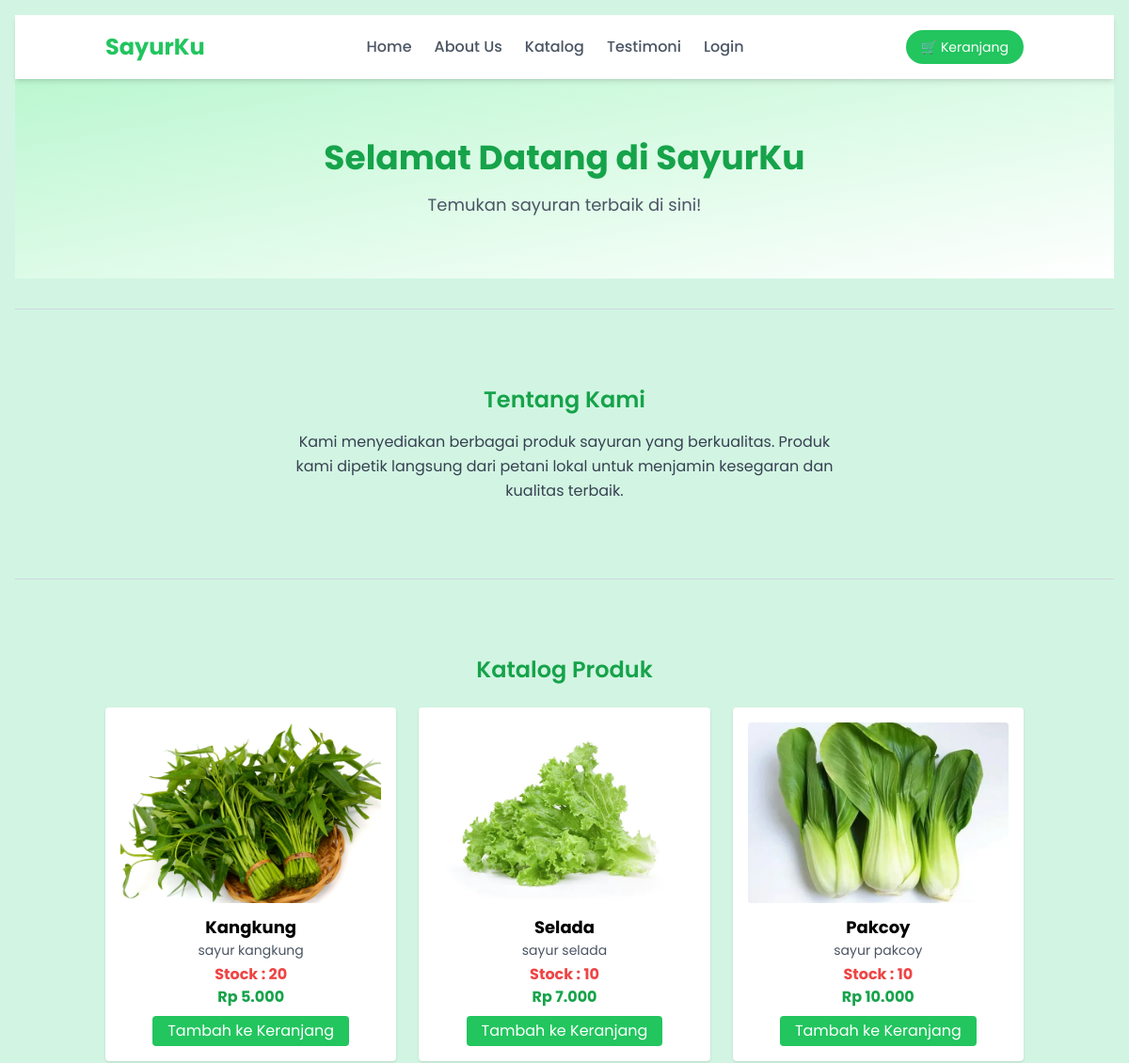
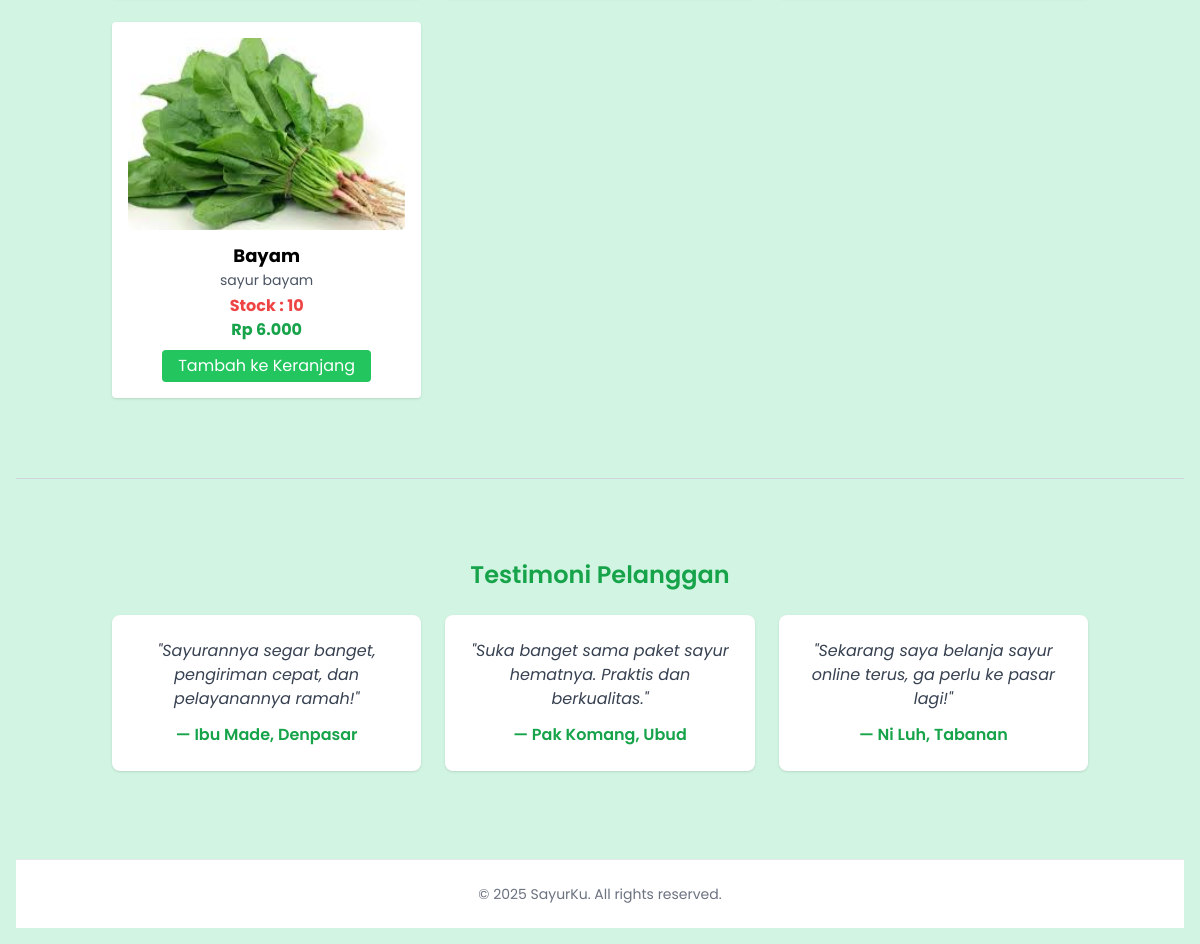
The page / on the database its author committed (2 pictures, top to bottom).
### tables this page shows
CREATE TABLE `products` (
  `id` int(11) NOT NULL,
  `name` varchar(100) NOT NULL,
  `description` text DEFAULT NULL,
  `stock` int(11) NOT NULL,
  `price` decimal(10,2) NOT NULL,
  `image` varchar(255) DEFAULT NULL
);

### index.php (the view, shortened to what this page needs)
<?php include 'db.php'; session_start(); ?>
<!DOCTYPE html>
<html lang="en">
<head>
  <script src="https://cdn.tailwindcss.com"></script>
</head>
<body class="bg-[#d2f5e3] min-h-screen p-4">
  <nav class="bg-white shadow-md sticky top-0 z-10">
    <div class="container mx-auto px-6 py-4 flex justify-between items-center">
      <h1 class="text-2xl font-bold text-green-500">SayurKu</h1>
      <ul class="flex space-x-6 text-gray-600 font-medium items-center">
  <li><a href="#home" class="hover:text-green-500">Home</a></li>
  <li><a href="#about" class="hover:text-green-500">About Us</a></li>
  <li><a href="#catalog" class="hover:text-green-500">Katalog</a></li>
  <li><a href="#testimoni" class="hover:text-green-500">Testimoni</a></li>
  <?php if (isset($_SESSION['user'])): ?>
    <li class="text-green-600 font-semibold">
      👋 <?= htmlspecialchars($_SESSION['user']['username']) ?>
    </li>
    <li><a href="logout.php" class="hover:text-green-500">Logout</a></li>
  <?php else: ?>
    <li><a href="login.php" class="hover:text-green-500">Login</a></li>
  <?php endif; ?>
</ul>
      <a href="cart.php" class="bg-green-500 hover:bg-green-600 text-white px-4 py-2 rounded-full text-sm">
        🛒 Keranjang
      </a>
    </div>
  </nav>
  <section id="home" class="text-center py-16 bg-gradient-to-br from-green-200 to-white">
    <h2 class="text-4xl font-bold mb-4 text-green-600">Selamat Datang di SayurKu</h2>
    <p class="text-lg text-gray-600">Temukan sayuran terbaik di sini!</p>
  </section>
<div class="my-8 border-t border-gray-300"></div>
  <section id="about" class="container mx-auto px-6 py-12 text-center">
    <h3 class="text-2xl font-semibold mb-4 text-green-600">Tentang Kami</h3>
    <p class="text-gray-700 leading-relaxed max-w-xl mx-auto">
      Kami menyediakan berbagai produk sayuran yang berkualitas. Produk kami dipetik langsung dari petani lokal untuk menjamin kesegaran dan kualitas terbaik.
    </p>
  </section>
<div class="my-8 border-t border-gray-300"></div>
<section id="catalog" class="container mx-auto px-6 py-12" x-data="{ modalOpen: false, modalImage: '' }">
  <h3 class="text-2xl font-semibold mb-6 text-green-600 text-center">Katalog Produk</h3>
  <div class="grid grid-cols-1 sm:grid-cols-2 md:grid-cols-3 gap-6">
    <?php
    $result = $conn->query("SELECT * FROM products");
    while ($row = $result->fetch_assoc()):
    ?>
    <div class="bg-white rounded shadow p-4 hover:shadow-lg transition">
      <div class="overflow-hidden rounded mb-3 cursor-pointer" @click="modalOpen = true; modalImage = 'assets/uploads/<?= $row['image'] ?>'">
        <img
          src="assets/uploads/<?= $row['image'] ?>"
          class="w-full h-48 object-cover transform transition-transform duration-300 hover:scale-110"
          alt="<?= $row['name'] ?>"
        >
      </div>
      <h4 class="text-lg font-bold text-center"><?= $row['name'] ?></h4>
      <p class="text-sm text-gray-600 mb-1 text-center"><?= $row['description'] ?></p>
       <h6 class="text-base font-bold text-red-500 text-center">Stock : <?= $row['stock'] ?></h6>
      <p class="text-green-600 font-bold mb-2 text-center">Rp <?= number_format($row['price'], 0, ',', '.') ?></p>
      <form method="post" action="cart.php">
        <div class="flex justify-center mt-2">
  <button class="bg-green-500 text-white px-4 py-1 rounded hover:bg-green-600">
    Tambah ke Keranjang
  </button>
</div>
      </form>
    </div>
    <?php endwhile; ?>
  </div>
</section>
<div class="my-8 border-t border-gray-300"></div>
  <section id="testimoni" class="container mx-auto px-6 py-12 text-center">
    <h3 class="text-2xl font-semibold mb-6 text-green-600">Testimoni Pelanggan</h3>
    <div class="grid grid-cols-1 md:grid-cols-3 gap-6">
      <div class="bg-white p-6 rounded-lg shadow hover:shadow-md">
        <p class="text-gray-700 italic mb-3">"Sayurannya segar banget, pengiriman cepat, dan pelayanannya ramah!"</p>
        <h4 class="font-semibold text-green-600">— Ibu Made, Denpasar</h4>
      </div>
      <div class="bg-white p-6 rounded-lg shadow hover:shadow-md">
        <p class="text-gray-700 italic mb-3">"Suka banget sama paket sayur hematnya. Praktis dan berkualitas."</p>
        <h4 class="font-semibold text-green-600">— Pak Komang, Ubud</h4>
      </div>
      <div class="bg-white p-6 rounded-lg shadow hover:shadow-md">
        <p class="text-gray-700 italic mb-3">"Sekarang saya belanja sayur online terus, ga perlu ke pasar lagi!"</p>
        <h4 class="font-semibold text-green-600">— Ni Luh, Tabanan</h4>
      </div>
    </div>
  </section>
  <footer class="bg-white text-center py-6 mt-10 border-t">
    <p class="text-sm text-gray-500">&copy; <?= date('Y') ?> SayurKu. All rights reserved.</p>
  </footer>
</body>
</html>

### index.php (style rules this page uses)
body { font-family: 'Poppins', sans-serif; }

### rows shown on the page
products: image (picture), name "Kangkung", description "sayur kangkung", stock "20", price "5.000"
products: image (picture), name "Selada", description "sayur selada", stock "10", price "7.000"
products: image (picture), name "Pakcoy", description "sayur pakcoy", stock "10", price "10.000"
products: image (picture), name "Bayam", description "sayur bayam", stock "10", price "6.000"
